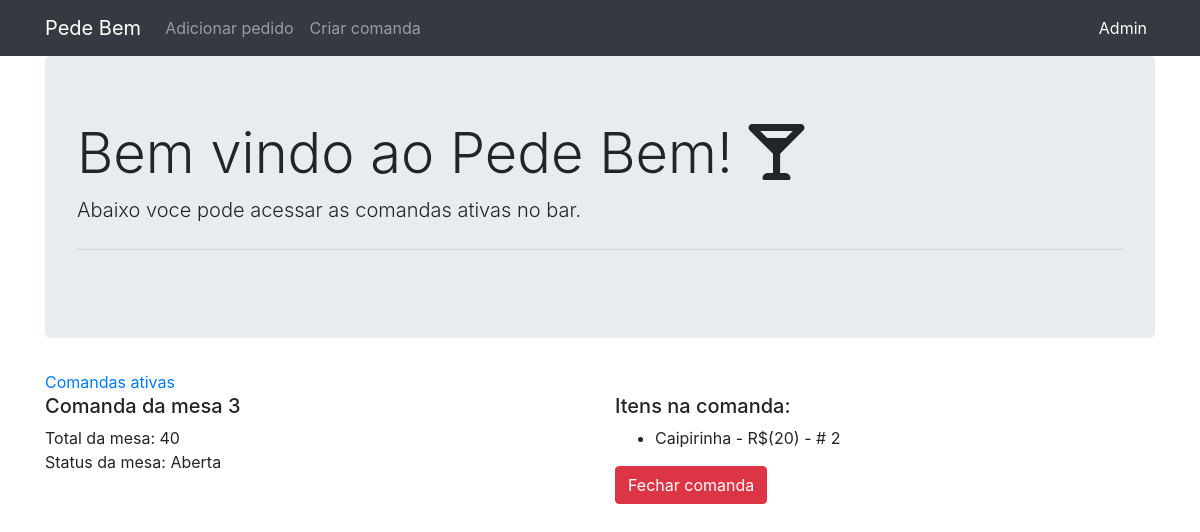
The app's page /comandas/13, older data.
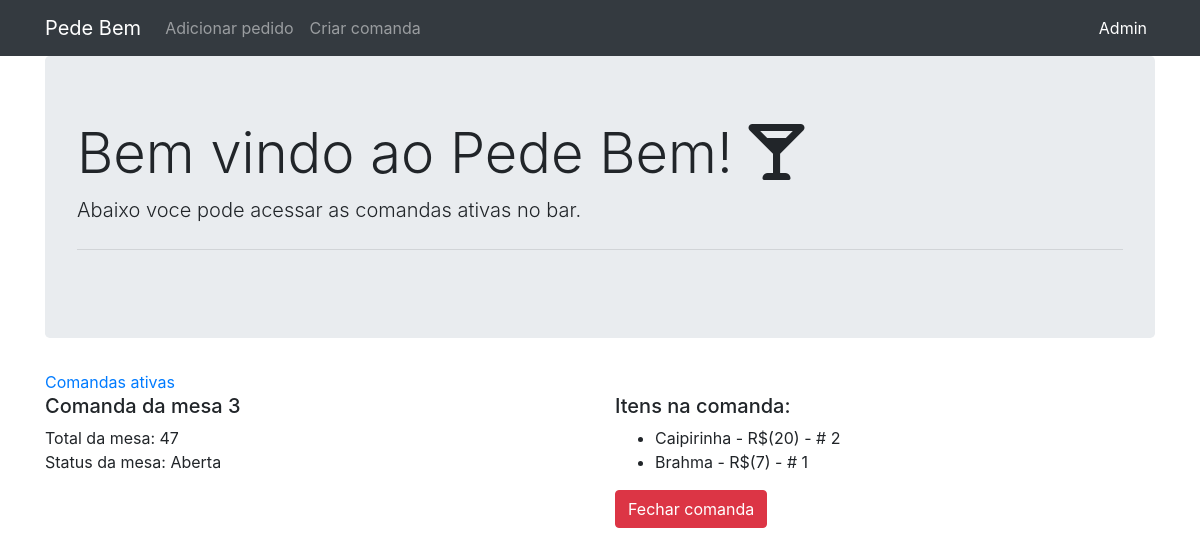
The same page, newer data.
### bar/models.py (models this page shows, shortened)
class Comanda(models.Model):
    mesa = models.ForeignKey(Mesa, on_delete=models.CASCADE)
    funcionario = models.ForeignKey(Funcionario, on_delete=models.CASCADE)
    itens = models.ManyToManyField(Item, through='ComandaItens', verbose_name="Itens na comanda")
    total = models.IntegerField(blank=True, null=True)
    status = models.CharField(choices=STATUS_COMANDA_CHOICES, max_length=20, blank=True, null=True)
    def __str__(self) -> str:
        return "Comanda da mesa " + self.mesa.nome

class Mesa(models.Model):
    nome = models.TextField(max_length=20)

class ComandaItens(models.Model):
    comanda = models.ForeignKey(Comanda, on_delete=models.CASCADE)
    item = models.ForeignKey(Item, on_delete=models.CASCADE)
    quantidade = models.IntegerField()
    class Meta:
        verbose_name_plural = "Comanda Itens"

class Item(models.Model):
    nome = models.TextField(max_length=256)
    preco = models.IntegerField()
    def __str__(self) -> str:
        return self.nome
    class Meta:
        verbose_name_plural = "Itens"

### bar/views.py (the view)
# urls.py: path('comandas/<int:pk>', ComandaDetailView.as_view(), name='comandas_detail'),
class ComandaDetailView(generic.DetailView):
    model = Comanda
    def get_context_data(self, **kwargs):
        comanda = get_object_or_404(Comanda, pk=self.kwargs['pk'])
        comanda_itens = ComandaItens.objects.all().filter(comanda=comanda)
        context = super(ComandaDetailView, self).get_context_data(**kwargs)
        context['comanda'] = comanda
        context['comanda_itens'] = comanda_itens
        return context

### templates/bar/comanda_detail.html
{% extends "../index.html" %}
{% block content %}
<div class="row">
  <div class="col-md-6">
    <h5 class="display-7">{{comanda}}</h5>
    <div class="row">
      <div class="col-md-8">Total da mesa: {{comanda.total}}</div>
      <div class="col-md-8">Status da mesa: {{comanda.status}} </div>
    </div>
  </div>
  <div class="col-md-6">
    {% if comanda %}
    <h5 class="display-8">Itens na comanda:</h5>
    <div class="row">
      <div class="col-sm-6">
        <ul>
      {% for item in comanda_itens %}
          <li>
            {{item.item}} - R$({{item.item.preco}}) - # {{ item.quantidade }}
          </li>
          {% endfor %}
        </ul>
      </div>
    </div>
  <form action="{% url 'comandas_fechar' comanda.pk %}" method='GET'>
  <button type="submit" class="btn btn-danger btn-md" role="button">Fechar comanda</button>
  </form>
  {% endif %}
</div>
</div>
{% endblock %}

### templates/index.html (shortened to what this page needs)
{% load static %}
<!DOCTYPE html>
<html lang="en">
<head>
    <link rel="stylesheet" href="{% static 'bootstrap-4.3.1-dist/css/bootstrap.min.css' %}">
    <link rel="stylesheet" href="{% static 'fontawesome-free-6.1.1-web/css/all.min.css' %}">
</head>
<body>
    <nav class="navbar navbar-expand-lg navbar-dark bg-dark">
        <div class="container">
            <a class="navbar-brand" href="/">Pede Bem</a>
            <div class="collapse navbar-collapse" id="navbarSupportedContent">
                <ul class="navbar-nav mr-auto">
                    <li class="nav-item">
                        <a class="nav-link" href="/admin/bar/comandaitens/add/">Adicionar pedido</a>
                    </li>
                    <li class="nav-item">
                        <a class="nav-link" href="/admin/bar/comanda/add/">Criar comanda</a>
                    </li>
                </ul>
                <ul class="navbar-nav lr-auto">
                    <li class="nav-item active">
                        <a class="nav-link" href="/admin/bar/">Admin <span class="sr-only">(current)</span></a>
                    </li>
                </ul>
            </div>
        </div>
    </nav>
    <div class="container">
        <div class="jumbotron">
            <h1 class="display-4">Bem vindo ao Pede Bem! <i class="fas fa-glass-martini-alt"></i></h1>
            <p class="lead">Abaixo voce pode acessar as comandas ativas no bar.</p>
            <hr class="my-4">
        </div>
    </div>
    <div class="container">
        <a href="{% url 'comandas' %}">Comandas ativas</a>
        {% block content %}{% endblock %}
    </div>
</body>
</html>

Row changes from the older to the newer data that the page shows:
changed Comanda "Aberta": total "40" → "47"
added ComandaItens: item "Brahma", item.preco "7", quantidade "1"
